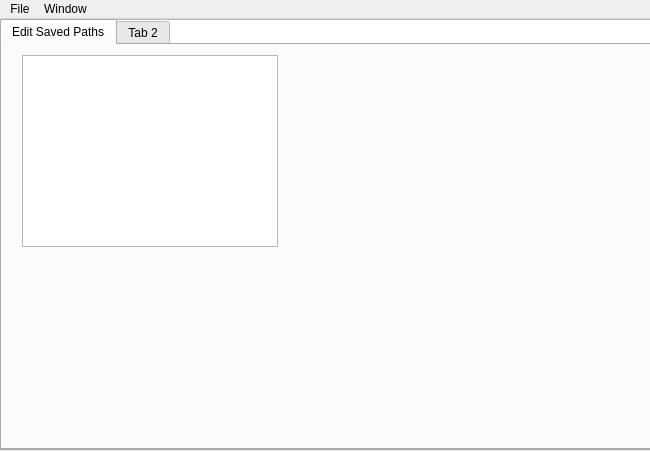
<?xml version="1.0" encoding="UTF-8"?>
<ui version="4.0">
 <class>MainWindow</class>
 <widget class="QMainWindow" name="MainWindow">
  <property name="geometry">
   <rect>
    <x>0</x>
    <y>0</y>
    <width>650</width>
    <height>451</height>
   </rect>
  </property>
  <property name="windowTitle">
   <string>ImageViewer</string>
  </property>
  <widget class="QWidget" name="centralWidget">
   <widget class="QGraphicsView" name="mainImageView">
    <property name="geometry">
     <rect>
      <x>0</x>
      <y>0</y>
      <width>651</width>
      <height>431</height>
     </rect>
    </property>
   </widget>
   <widget class="QTabWidget" name="settingsMenu">
    <property name="geometry">
     <rect>
      <x>0</x>
      <y>0</y>
      <width>651</width>
      <height>431</height>
     </rect>
    </property>
    <property name="currentIndex">
     <number>0</number>
    </property>
    <widget class="QWidget" name="editPathMenu">
     <attribute name="title">
      <string>Edit Saved Paths</string>
     </attribute>
     <widget class="QListWidget" name="listWidget">
      <property name="geometry">
       <rect>
        <x>20</x>
        <y>10</y>
        <width>256</width>
        <height>192</height>
       </rect>
      </property>
     </widget>
    </widget>
    <widget class="QWidget" name="tab_2">
     <attribute name="title">
      <string>Tab 2</string>
     </attribute>
    </widget>
   </widget>
  </widget>
  <widget class="QMenuBar" name="menuBar">
   <property name="geometry">
    <rect>
     <x>0</x>
     <y>0</y>
     <width>650</width>
     <height>21</height>
    </rect>
   </property>
   <widget class="QMenu" name="fileMenu">
    <property name="title">
     <string>File</string>
    </property>
    <addaction name="openImageMenu"/>
    <addaction name="loadImageMenu"/>
    <addaction name="separator"/>
    <addaction name="savePathMenu"/>
   </widget>
   <widget class="QMenu" name="menuWindow">
    <property name="title">
     <string>Window</string>
    </property>
    <addaction name="imageWindowMenu"/>
    <addaction name="separator"/>
    <addaction name="settingsWindowMenu"/>
   </widget>
   <addaction name="fileMenu"/>
   <addaction name="menuWindow"/>
  </widget>
  <action name="openImageMenu">
   <property name="text">
    <string>Open New Image</string>
   </property>
  </action>
  <action name="loadImageMenu">
   <property name="text">
    <string>Load Image</string>
   </property>
  </action>
  <action name="savePathMenu">
   <property name="text">
    <string>Save Image Path</string>
   </property>
  </action>
  <action name="imageWindowMenu">
   <property name="text">
    <string>Image Viewer</string>
   </property>
  </action>
  <action name="settingsWindowMenu">
   <property name="text">
    <string>Settings</string>
   </property>
  </action>
 </widget>
 <layoutdefault spacing="6" margin="11"/>
 <resources/>
 <connections/>
</ui>
